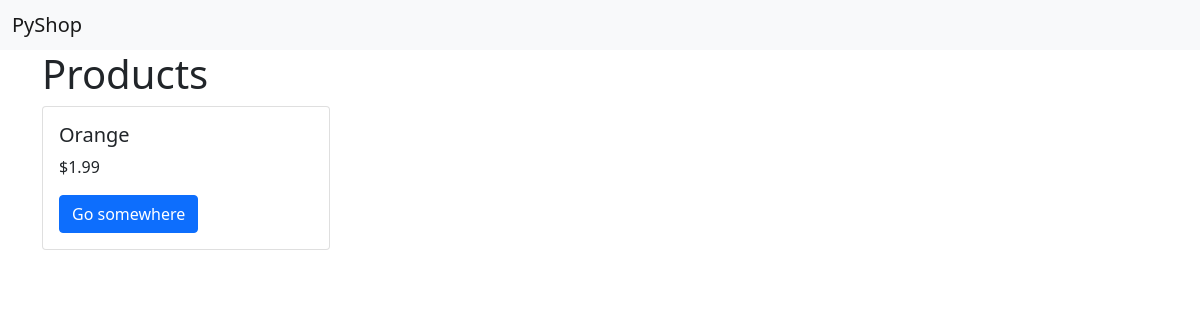
/products/, run on an earlier commit of the app's database.
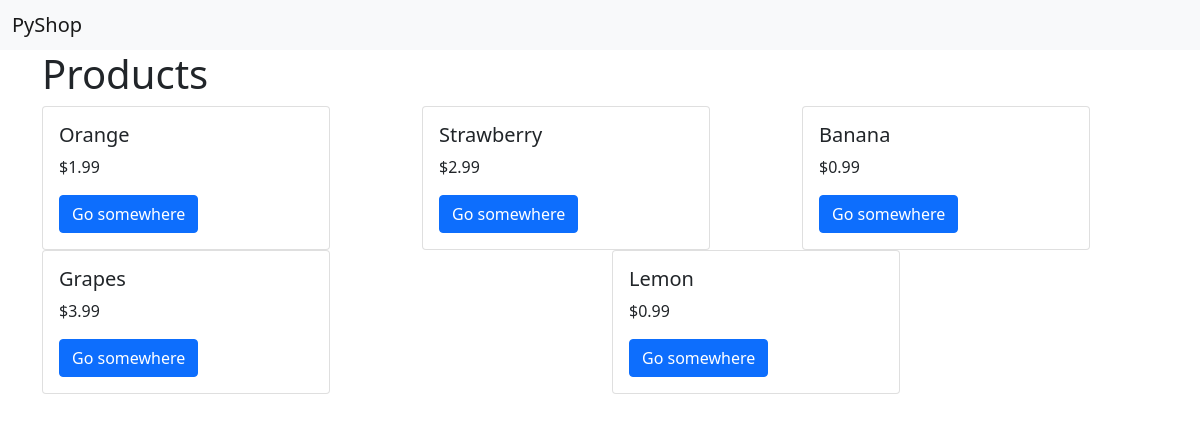
And on a later commit of the database.
### products/models.py (models this page shows)
class Product(models.Model):
    name = models.CharField(max_length=255)
    price = models.FloatField()
    stock = models.IntegerField()
    image_url = models.CharField(max_length=2083)

### products/views.py (the view)
# urls.py: path('', views.index),
def index(request):
    products = Product.objects.all()
    return render(request, 'index.html',
                  {'products': products}
                  )

### products/templates/index.html (shortened to what this page needs)
{% extends 'base.html' %} {% block content%}
<h1>Products</h1>
<div class="row">
  {% for product in products %}
  <div class="col">
    <div class="card" style="width: 18rem">
      <div class="card-body">
        <h5 class="card-title">{{product.name}}</h5>
        <p class="card-text">${{ product.price}}</p>
        <a href="#" class="btn btn-primary">Go somewhere</a>
      </div>
    </div>
  </div>
  {% endfor %}
</div>
{% endblock %}

### templates/base.html (shortened to what this page needs)
<!DOCTYPE html>
<html lang="en">
  <head>
    <link
      href="https://cdn.jsdelivr.net/npm/bootstrap@5.1.3/dist/css/bootstrap.min.css"
      rel="stylesheet"
    />
  </head>
  <body>
    <nav class="navbar navbar-light bg-light">
      <div class="container-fluid">
        <span class="navbar-brand mb-0 h1">PyShop</span>
      </div>
    </nav>
    <div class="container">{% block content %} {% endblock %}</div>
  </body>
</html>

What changed in the data, as far as the page shows it:
added Product: name "Strawberry", price "2.99"
added Product: name "Banana", price "0.99"
added Product: name "Grapes", price "3.99"
added Product: name "Lemon", price "0.99"
